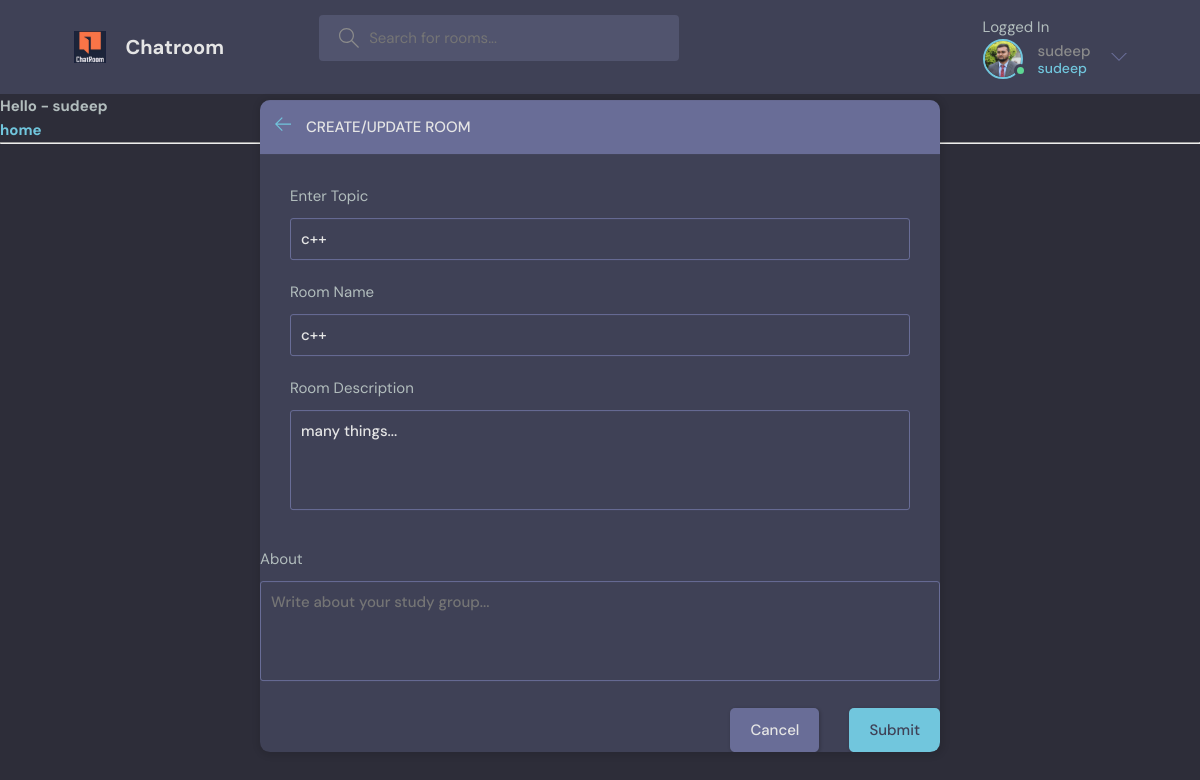
The page /update-room/5/ (signed in) on the database its author committed.
### base/models.py (models this page shows, shortened)
class User(AbstractUser):
    name=models.CharField(max_length=200,null=True)
    email=models.EmailField(unique=True,null=True)
    about=models.TextField(null=True)
    avatar=models.ImageField(null=True,default='avatar.svg')
    USERNAME_FIELD='email'
    REQUIRED_FIELDS=[]

class Room(models.Model):
    host=models.ForeignKey(User,on_delete=models.SET_NULL,null=True)
    topic=models.ForeignKey(Topic,on_delete=models.SET_NULL,null=True)
    name=models.CharField(max_length=200)
    description=models.TextField(null=True,blank=True)
    participants=models.ManyToManyField(User,related_name='participants',blank=True)
    created=models.DateTimeField(auto_now_add=True)
    updated=models.DateTimeField(auto_now=True)
    class Meta:
        ordering=['-updated','-created']

class Topic(models.Model):
    name=models.CharField(max_length=200)

### base/views.py (the view, shortened to what this page needs)
# urls.py: path('update-room/<str:pk>/',views.updateRoom,name='update-room'),
@login_required(login_url='login')
def updateRoom(request,pk):
    room=Room.objects.get(id=pk)
    form=RoomForm(instance=room)
    topics=Topic.objects.all()
    if request.user != room.host:
        return HttpResponse('You cannot do This')
    context={'form':form,'topics':topics,'room':room}
    return render(request,'base/room_form.html',context)

### base/forms.py
class RoomForm(ModelForm):
    class Meta:
        model=Room
        fields='__all__'
        exclude=['host','participants']

### base/templates/base/room_form.html (shortened to what this page needs)
{% extends 'main.html' %}
{%  block start %}
  <main class="create-room layout">
    <div class="container">
      <div class="layout__box">
        <div class="layout__boxHeader">
          <div class="layout__boxTitle">
            <a href="{{request.META.HTTP_REFERER}}">
              <svg version="1.1" xmlns="http://www.w3.org/2000/svg" width="32" height="32" viewBox="0 0 32 32">
                <title>arrow-left</title>
                <path
                  d="M13.723 2.286l-13.723 13.714 13.719 13.714 1.616-1.611-10.96-10.96h27.625v-2.286h-27.625l10.965-10.965-1.616-1.607z">
                </path>
              </svg>
            </a>
            <h3>Create/update Room</h3>
          </div>
        </div>
        <div class="layout__body">
          <form class="form" action="" method="POST">
            <div class="form__group">
              <label for="room_topic">Enter Topic</label>
              <input required type="text" value="{{room.topic.name}}" name="topic" list="topic-list"/>
            </div>
            <div class="form__group">
              <label for="room_name">Room Name</label>
             {{form.name}}
            </div>
            <div class="form__group">
              <label for="room_description">Room Description</label>
             {{form.description}}
            </div>
            </div>
            <div class="form__group">
              <label for="room_about">About</label>
              <textarea name="room_about" id="room_about" placeholder="Write about your study group..."></textarea>
            </div>
            <div class="form__action">
              <a class="btn btn--dark" href="{% url 'home' %}">Cancel</a>
              <button class="btn btn--main" type="submit">Submit</button>
            </div>
        </div>
      </div>
  </main>
{% endblock %}

### templates/nav.html (shortened to what this page needs)
{% load static %}
<header class="header header--loggedIn">
    <div class="container">
      <a href="{% url 'home' %}" class="header__logo">
        <img src="{% static 'images/logo.PNG' %}" />
        <h1>Chatroom</h1>
      </a>
      <form class="header__search" method="=GET" action="{% url 'home' %}">
        <label>
          <input name="q" placeholder="Search for rooms..." />
        </label>
      </form>
      <nav class="header__menu">
        {% if request.user.is_authenticated %}
        Logged In
        <div class="header__user">
          <a href="{% url 'update-user' %}">
            <div class="avatar avatar--medium active">
              <img src="{{request.user.avatar.url}}" />
            </div>
            <p>{{request.user.username}} <span>{{request.user.username}}</span></p>
          </a>
          <button class="dropdown-button">
            <svg version="1.1" xmlns="http://www.w3.org/2000/svg" width="32" height="32" viewBox="0 0 32 32">
              <title>chevron-down</title>
              <path d="M16 21l-13-13h-3l16 16 16-16h-3l-13 13z"></path>
            </svg>
          </button>
        </div>
        {% else %}
         <a href="{% url 'login' %}">
          <img src="{% static 'images/avatar.svg' %}">
          <p style="color: azure;">Login</p>
        </a>
        {%endif%}
      </nav>
    </div>
  </header>
<strong>Hello -  {{request.user.username}}</strong><br>
<a href="{% url 'home' %}">
 <h3>home</h3>
</a>

### rows shown on the page
User: user.avatar (picture), user.username "sudeep"
Room: topic "c++", name "c++", description "many things..."
